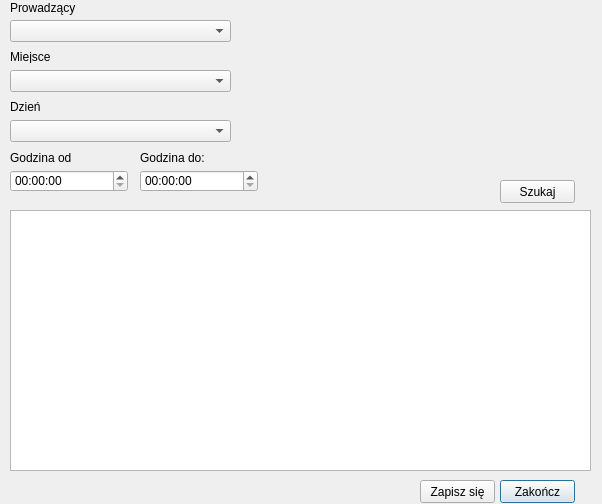
<?xml version="1.0" encoding="UTF-8"?>
<ui version="4.0">
 <class>Signup_for_event_Dialog</class>
 <widget class="QDialog" name="Signup_for_event_Dialog">
  <property name="geometry">
   <rect>
    <x>0</x>
    <y>0</y>
    <width>602</width>
    <height>504</height>
   </rect>
  </property>
  <property name="windowTitle">
   <string>Dialog</string>
  </property>
  <widget class="QTableWidget" name="EventsTable">
   <property name="geometry">
    <rect>
     <x>10</x>
     <y>210</y>
     <width>581</width>
     <height>261</height>
    </rect>
   </property>
  </widget>
  <widget class="QPushButton" name="End_PB">
   <property name="geometry">
    <rect>
     <x>500</x>
     <y>480</y>
     <width>75</width>
     <height>23</height>
    </rect>
   </property>
   <property name="text">
    <string>Zakończ</string>
   </property>
  </widget>
  <widget class="QPushButton" name="Signup_PB">
   <property name="geometry">
    <rect>
     <x>420</x>
     <y>480</y>
     <width>75</width>
     <height>23</height>
    </rect>
   </property>
   <property name="text">
    <string>Zapisz się</string>
   </property>
  </widget>
  <widget class="QPushButton" name="Search_PB">
   <property name="geometry">
    <rect>
     <x>500</x>
     <y>180</y>
     <width>75</width>
     <height>23</height>
    </rect>
   </property>
   <property name="text">
    <string>Szukaj</string>
   </property>
  </widget>
  <widget class="QComboBox" name="Coach_CB">
   <property name="geometry">
    <rect>
     <x>10</x>
     <y>20</y>
     <width>221</width>
     <height>22</height>
    </rect>
   </property>
   <property name="editable">
    <bool>false</bool>
   </property>
  </widget>
  <widget class="QLabel" name="label_4">
   <property name="geometry">
    <rect>
     <x>10</x>
     <y>150</y>
     <width>81</width>
     <height>16</height>
    </rect>
   </property>
   <property name="text">
    <string>Godzina od</string>
   </property>
  </widget>
  <widget class="QTimeEdit" name="Time_begin_TE">
   <property name="geometry">
    <rect>
     <x>10</x>
     <y>170</y>
     <width>118</width>
     <height>22</height>
    </rect>
   </property>
  </widget>
  <widget class="QLabel" name="label_3">
   <property name="geometry">
    <rect>
     <x>10</x>
     <y>50</y>
     <width>47</width>
     <height>13</height>
    </rect>
   </property>
   <property name="text">
    <string>Miejsce</string>
   </property>
  </widget>
  <widget class="QLabel" name="label_5">
   <property name="geometry">
    <rect>
     <x>10</x>
     <y>100</y>
     <width>47</width>
     <height>13</height>
    </rect>
   </property>
   <property name="text">
    <string>Dzień</string>
   </property>
  </widget>
  <widget class="QComboBox" name="Place_CB">
   <property name="geometry">
    <rect>
     <x>10</x>
     <y>70</y>
     <width>221</width>
     <height>22</height>
    </rect>
   </property>
  </widget>
  <widget class="QLabel" name="label_2">
   <property name="geometry">
    <rect>
     <x>10</x>
     <y>0</y>
     <width>71</width>
     <height>16</height>
    </rect>
   </property>
   <property name="text">
    <string>Prowadzący</string>
   </property>
  </widget>
  <widget class="QComboBox" name="Day_CB">
   <property name="geometry">
    <rect>
     <x>10</x>
     <y>120</y>
     <width>221</width>
     <height>22</height>
    </rect>
   </property>
  </widget>
  <widget class="QTimeEdit" name="Time_end_TE">
   <property name="geometry">
    <rect>
     <x>140</x>
     <y>170</y>
     <width>118</width>
     <height>22</height>
    </rect>
   </property>
  </widget>
  <widget class="QLabel" name="label_6">
   <property name="geometry">
    <rect>
     <x>140</x>
     <y>150</y>
     <width>81</width>
     <height>16</height>
    </rect>
   </property>
   <property name="text">
    <string>Godzina do:</string>
   </property>
  </widget>
 </widget>
 <resources/>
 <connections/>
</ui>
